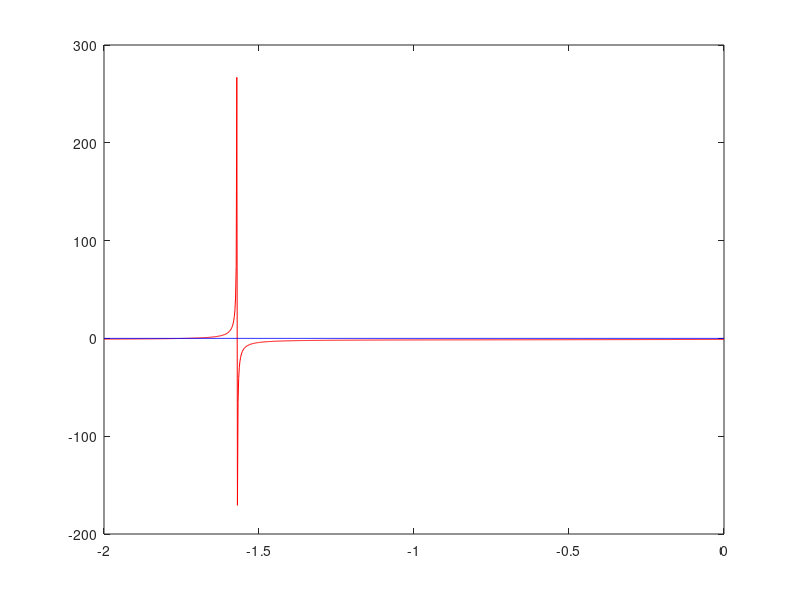

Here is the MATLAB script that generated this plot:
x = linspace(-2,0, 1000);
f = 0*x;

fun = @(x) (exp(x).*tan(x) - 1);

plot(x, fun(x), 'r',x, f, 'b');

x1 = fzero(fun, 9)

